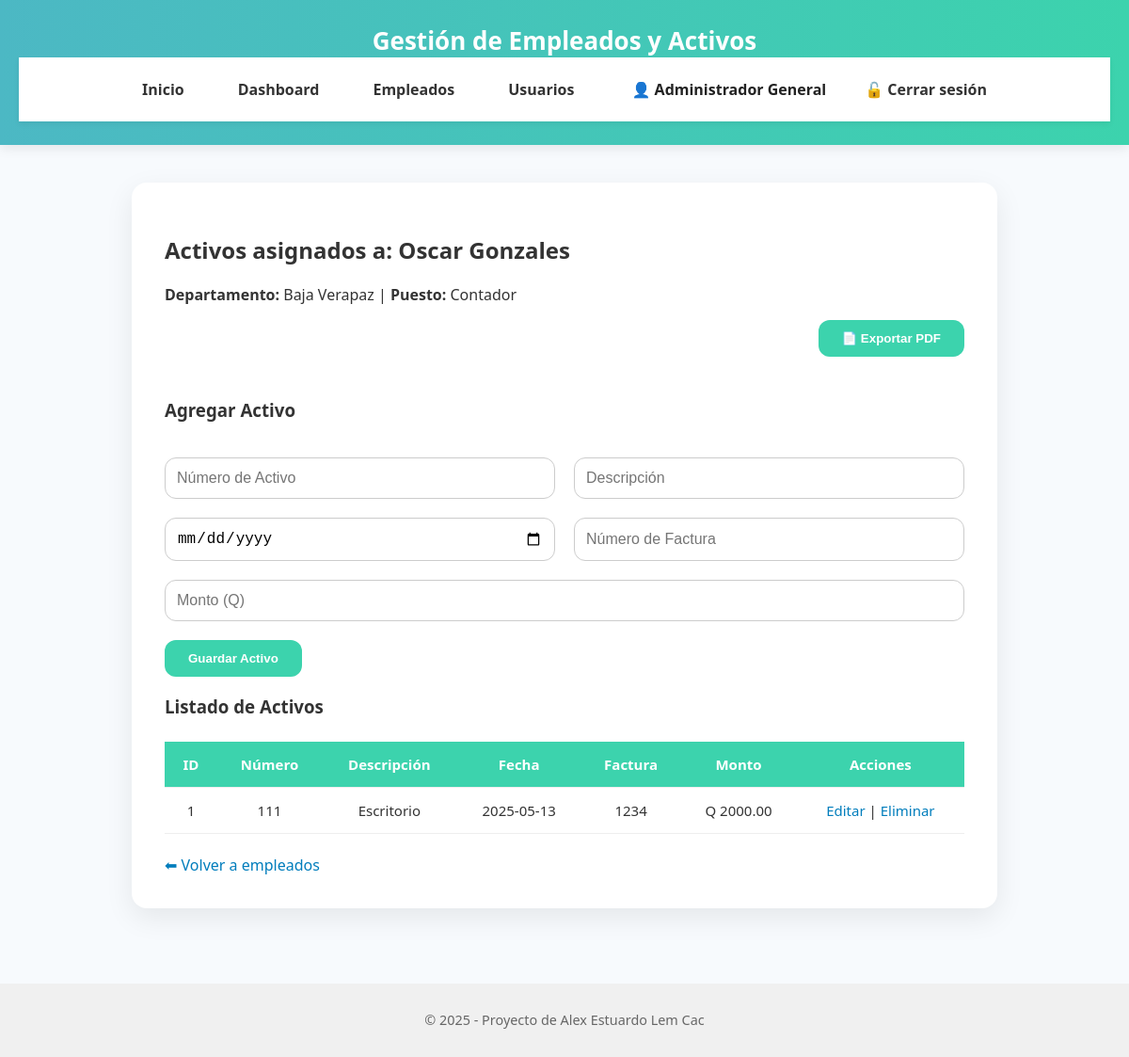
The page /activos/1 (signed in) on the database its author committed.
### tables this page shows
CREATE TABLE empleados (
    id INTEGER PRIMARY KEY AUTOINCREMENT,
    codigo TEXT UNIQUE NOT NULL,
    nombres TEXT NOT NULL,
    apellidos TEXT NOT NULL,
    direccion TEXT NOT NULL,
    telefono TEXT NOT NULL,
    departamento TEXT NOT NULL,
    puesto TEXT NOT NULL
);

CREATE TABLE activos (
    id INTEGER PRIMARY KEY AUTOINCREMENT,
    numero_activo TEXT UNIQUE NOT NULL,
    descripcion TEXT NOT NULL,
    fecha_compra TEXT NOT NULL,
    numero_factura TEXT NOT NULL,
    monto REAL NOT NULL,
    id_empleado INTEGER NOT NULL,
    FOREIGN KEY(id_empleado) REFERENCES empleados(id)
);

### controllers/activos.py (the view)
@activos_bp.route('/<int:id_empleado>')
@login_required
def ver_activos(id_empleado):
    activos = obtener_activos_por_empleado(id_empleado)
    empleado = obtener_empleado_por_id(id_empleado)
    return render_template('activos.html', activos=activos, empleado=empleado)

### models/activo_model.py (called while the page is built)
def conectar():
    return sqlite3.connect(Config.DATABASE)

def obtener_activos_por_empleado(id_empleado):
    conn = conectar()
    cursor = conn.cursor()
    cursor.execute("SELECT * FROM activos WHERE id_empleado = ? ORDER BY id DESC", (id_empleado,))
    activos = cursor.fetchall()
    conn.close()
    return activos

### models/empleado_model.py (called while the page is built)
def conectar():
    return sqlite3.connect(Config.DATABASE)

def obtener_empleado_por_id(id_empleado):
    conn = conectar()
    cursor = conn.cursor()
    cursor.execute("SELECT * FROM empleados WHERE id = ?", (id_empleado,))
    empleado = cursor.fetchone()
    conn.close()
    return empleado

### utils/decoradores.py (called while the page is built)
def login_required(f):
    @wraps(f)
    def decorated_function(*args, **kwargs):
        if 'usuario' not in session:
            flash("Debes iniciar sesión para acceder.", "error")
            return redirect(url_for('inicio'))
        return f(*args, **kwargs)
    return decorated_function

### templates/activos.html (shortened to what this page needs)
{% extends "base.html" %}
{% block content %}
<div class="contenedor">
  <h2>Activos asignados a: {{ empleado[2] }} {{ empleado[3] }}</h2>
  <p><strong>Departamento:</strong> {{ empleado[6] }} | <strong>Puesto:</strong> {{ empleado[7] }}</p>
  <div style="text-align: right; margin-bottom: 15px;">
    <a href="{{ url_for('reportes_bp.generar_reporte', id_empleado=empleado[0]) }}" target="_blank">
      <button type="button">📄 Exportar PDF</button>
    </a>
  </div>
  {% if session.get('rol') == 'admin' %}
  <form action="{{ url_for('activos_bp.agregar_activo', id_empleado=empleado[0]) }}" method="POST" class="formulario-grid">
    <h3>Agregar Activo</h3>
    <div class="form-row">
      <input type="text" name="numero_activo" placeholder="Número de Activo" required>
      <input type="text" name="descripcion" placeholder="Descripción" required>
    </div>
    <div class="form-row">
      <input type="date" name="fecha_compra" required>
      <input type="text" name="numero_factura" placeholder="Número de Factura" required>
    </div>
    <div class="form-row">
      <input type="number" name="monto" step="0.01" placeholder="Monto (Q)" required>
    </div>
    <div class="form-row">
      <button type="submit">Guardar Activo</button>
    </div>
  </form>
  {% endif %}
  <h3>Listado de Activos</h3>
  <table>
    <thead>
      <tr>
        <th>ID</th>
        <th>Número</th>
        <th>Descripción</th>
        <th>Fecha</th>
        <th>Factura</th>
        <th>Monto</th>
        <th>Acciones</th>
      </tr>
    </thead>
    <tbody>
      {% for a in activos %}
      <tr>
        <td>{{ a[0] }}</td>
        <td>{{ a[1] }}</td>
        <td>{{ a[2] }}</td>
        <td>{{ a[3] }}</td>
        <td>{{ a[4] }}</td>
        <td>Q {{ "%.2f"|format(a[5]) }}</td>
        <td>
          {% if session.get('rol') == 'admin' %}
            <a href="{{ url_for('activos_bp.editar_activo', id_activo=a[0]) }}">Editar</a> |
            <a href="{{ url_for('activos_bp.eliminar_activo_route', id_activo=a[0], id_empleado=empleado[0]) }}" onclick="return confirm('¿Eliminar este activo?')">Eliminar</a>
          {% else %}
            Sin permisos
          {% endif %}
        </td>
      </tr>
      {% else %}
      <tr><td colspan="7">No hay activos asignados.</td></tr>
      {% endfor %}
    </tbody>
  </table>
  <br>
  {% if session.get('rol') == 'admin' %}
    <a href="{{ url_for('empleados_bp.listar_empleados') }}">⬅ Volver a empleados</a>
  {% else %}
    <a href="{{ url_for('auth_bp.panel_empleado') }}">⬅ Volver a mi panel</a>
  {% endif %}
</div>
{% endblock %}

### static/css/estilo.css (style rules this page uses)
body { font-family: 'Segoe UI', sans-serif; margin: 0; background-color: #f7fafd; color: #333; }
.contenedor { background: white; padding: 35px; max-width: 850px; margin: auto; border-radius: 16px; box-shadow: 0 10px 30px rgba(0, 0, 0, 0.08); }
.formulario-grid { display: flex; flex-direction: column; gap: 20px; margin-top: 25px; }
.form-row { display: flex; flex-wrap: wrap; gap: 20px; }
.form-row input, .form-row select { flex: 1; padding: 12px; font-size: 16px; border: 1px solid #ccc; border-radius: 12px; outline-color: #3CD3AD; }
.form-row button, button { background-color: #3CD3AD; color: white; padding: 12px 25px; border: none; border-radius: 12px; font-weight: bold; cursor: pointer; transition: background 0.3s ease; }
table { width: 100%; border-collapse: collapse; margin-top: 25px; font-size: 15px; background-color: white; }
table th, table td { padding: 14px; text-align: center; border-bottom: 1px solid #eee; }
thead { background-color: #3CD3AD; color: white; }
a { color: #007dbc; text-decoration: none; font-weight: 500; }

### rows shown on the page
empleados: nombres "Oscar", apellidos "Gonzales", departamento "Baja Verapaz", puesto "Contador"
activos: id "1", numero_activo "111", descripcion "Escritorio", fecha_compra "2025-05-13", numero_factura "1234", monto "2000.00"

### other values the page prints
{{ session['usuario'] }} "Administrador General"
